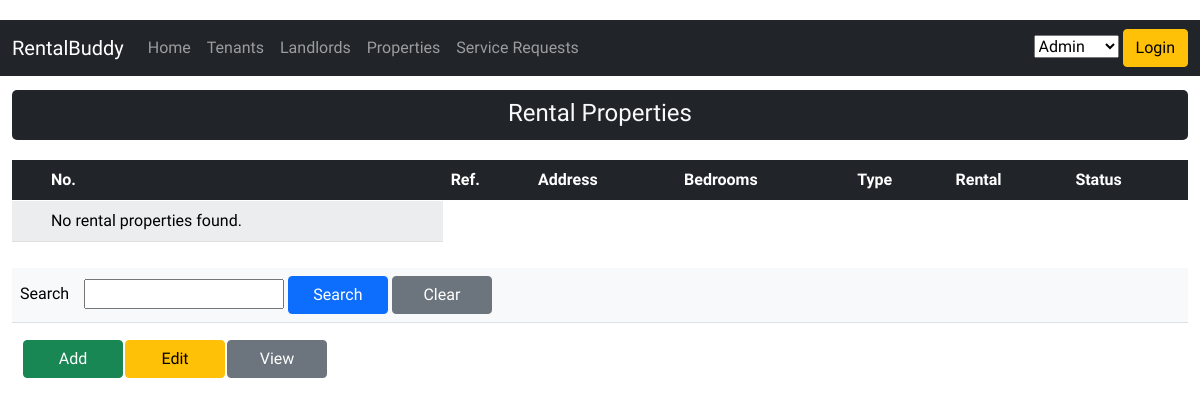
The page /pages/rental_properties.php on the database as committed earlier.
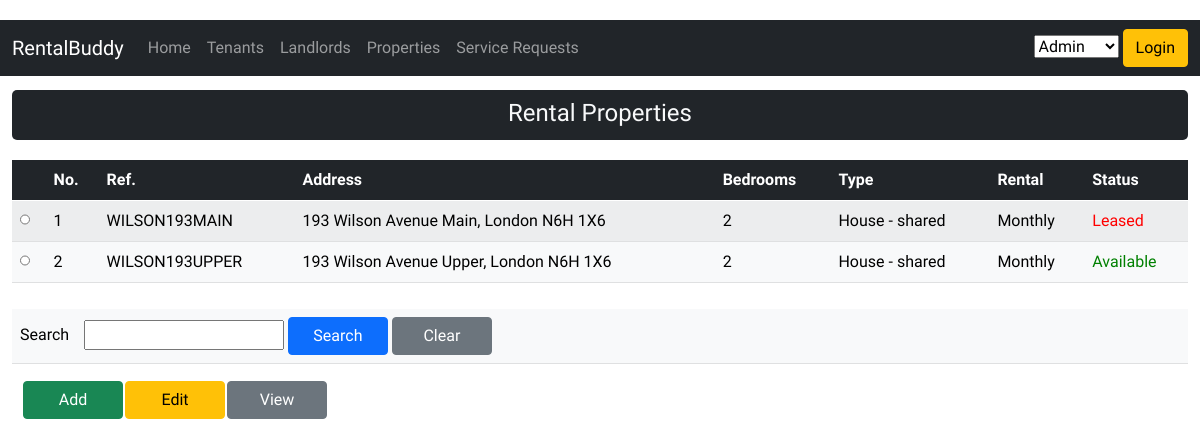
The same page on the database as committed later.
### tables this page shows
CREATE TABLE `rental_properties` (
  `rental_property_id` int(11) NOT NULL,
  `listing_reference` varchar(20) NOT NULL,
  `address_1` varchar(50) NOT NULL,
  `address_2` varchar(50) DEFAULT NULL,
  `city` varchar(50) NOT NULL,
  `province_code` varchar(2) NOT NULL DEFAULT 'ON',
  `postal_code` varchar(10) NOT NULL,
  `latitude` varchar(20) DEFAULT NULL,
  `longitude` varchar(20) DEFAULT NULL,
  `number_bedrooms` int(11) NOT NULL,
  `property_type_code` varchar(20) NOT NULL,
  `parking_space_type_code` varchar(20) NOT NULL,
  `number_parking_spaces` int(11) NOT NULL DEFAULT 0,
  `rental_duration_code` varchar(20) NOT NULL DEFAULT 'monthly',
  `smoking_allowed` tinyint(1) NOT NULL DEFAULT 0,
  `insurance_required` tinyint(1) NOT NULL DEFAULT 1,
  `status_code` varchar(20) NOT NULL,
  `last_updated` datetime NOT NULL DEFAULT current_timestamp(),
  `last_updated_user_id` varchar(50) NOT NULL
);

CREATE TABLE `codes` (
  `code_id` int(11) NOT NULL,
  `code_type` varchar(20) NOT NULL,
  `code_value` varchar(20) NOT NULL,
  `description` varchar(50) NOT NULL,
  `is_default` int(11) NOT NULL DEFAULT 0,
  `sort_order` int(11) NOT NULL DEFAULT 0,
  `is_enabled` tinyint(1) NOT NULL DEFAULT 1,
  `css_styling` varchar(200) DEFAULT NULL
);

### dal/rental_properties_dal.php (the view, shortened to what this page needs)
<?php
function getRentalProperties()
{
    $db_conn = connectDB();
    $querySQL = "select
            rp.rental_property_id
            , rp.listing_reference
            , trim( concat(rp.address_1, ' ', ifnull(rp.address_2, ''), ', ', rp.city, ' ', rp.postal_code) ) as address
            , rp.latitude
            , rp.longitude
            , rp.number_bedrooms
            , property_types.description as property_type_code
            , parking_space_types.description as parking_space_type_code
            , rp.number_parking_spaces
            , rental_durations.description as rental_duration_type_code
            , rp.smoking_allowed
            , rp.insurance_required
            , status_codes.description as status_code
        from rental_properties rp
        inner join codes property_types on property_types.code_value = rp.property_type_code and property_types.code_type = 'property_type'
        inner join codes parking_space_types on parking_space_types.code_value = rp.parking_space_type_code and parking_space_types.code_type = 'parking_space'
        inner join codes rental_durations on rental_durations.code_value = rp.rental_duration_code and rental_durations.code_type = 'rental_duration'
        inner join codes status_codes on status_codes.code_value = rp.status_code and status_codes.code_type = 'property_status'";
    $querySQL .= " order by rp.rental_property_id;";
    $text_search = '%' . $_SESSION['text-search'] . '%';
    $data = array(":text_search" => $text_search);
    $stmt = $db_conn->prepare($querySQL);
?>
    <div class="container-fluid">
            <legend class="text-light bg-dark" style="margin-top: 10px">Rental Properties</legend>
            <table id="table-responsive" class="table table-light table-responsive table-striped">
                <thead class="table-dark">
                    <tr>
                        <th scope="col"></th>
                        <th scope="col">No.</th>
                        <th scope="col">Ref.</th>
                        <th scope="col">Address</th>
                        <th scope="col">Bedrooms</th>
                        <th scope="col">Type</th>
                        <th scope="col">Rental</th>
                        <th scope="col">Status</th>
                    </tr>
                </thead>
                <tbody id="tbody-landlords">
                    <?php
                    $status = $stmt->execute($data);
                    if ($status) {
                        if ($stmt->rowCount() > 0) {
                            while ($row = $stmt->fetch(PDO::FETCH_ASSOC)) {
                    ?>
                                <tr>
                                    <th><input type="radio" style="width:10px;" name="selected[]" value="<?php echo $row['rental_property_id']; ?>"></th>
                                    <td><?php echo $row["rental_property_id"]; ?></td>
                                    <td><?php echo $row["listing_reference"]; ?></td>
                                    <td><?php echo $row["address"]; ?></td>
                                    <td><?php echo $row["number_bedrooms"]; ?></td>
                                    <td><?php echo $row["property_type_code"]; ?></td>
                                    <td><?php echo $row["rental_duration_type_code"]; ?></td>
                                    <td style=" <?php
                                            echo
                                                ($row["status_code"] === "Leased" ? "color: red" : "color: green");
                                            ?>">
                                        <?php echo $row["status_code"] ?> </td>
                                </tr>
                            <?php
                            }
                            ?>
                </tbody>
            </table>
    </div>
<?php
                        } else {
?>
    <tr>
        <td></td>
        <td>No rental properties found.</td>
    </tr>
<?php
                        }
                    } else {
                        echo "<p>Error: " . $stmt->errorCode() . "<br>Message: " . implode($stmt->errorInfo()) . "</p><br>";
                        $db_conn = null;
                        exit(1);
                    }
                }
?>

Rows that differ between the two databases and show on the page:
added rental_properties: rental_property_id "1", listing_reference "WILSON193MAIN", address "193 Wilson Avenue Main, London N6H 1X6", number_bedrooms "2", codes.description "House - shared", codes.description "Monthly", codes.description "Leased"
added rental_properties: rental_property_id "2", listing_reference "WILSON193UPPER", address "193 Wilson Avenue Upper, London N6H 1X6", number_bedrooms "2", codes.description "House - shared", codes.description "Monthly", codes.description "Available"
Other text that changed with them:
text no longer shown: "No rental properties found."
